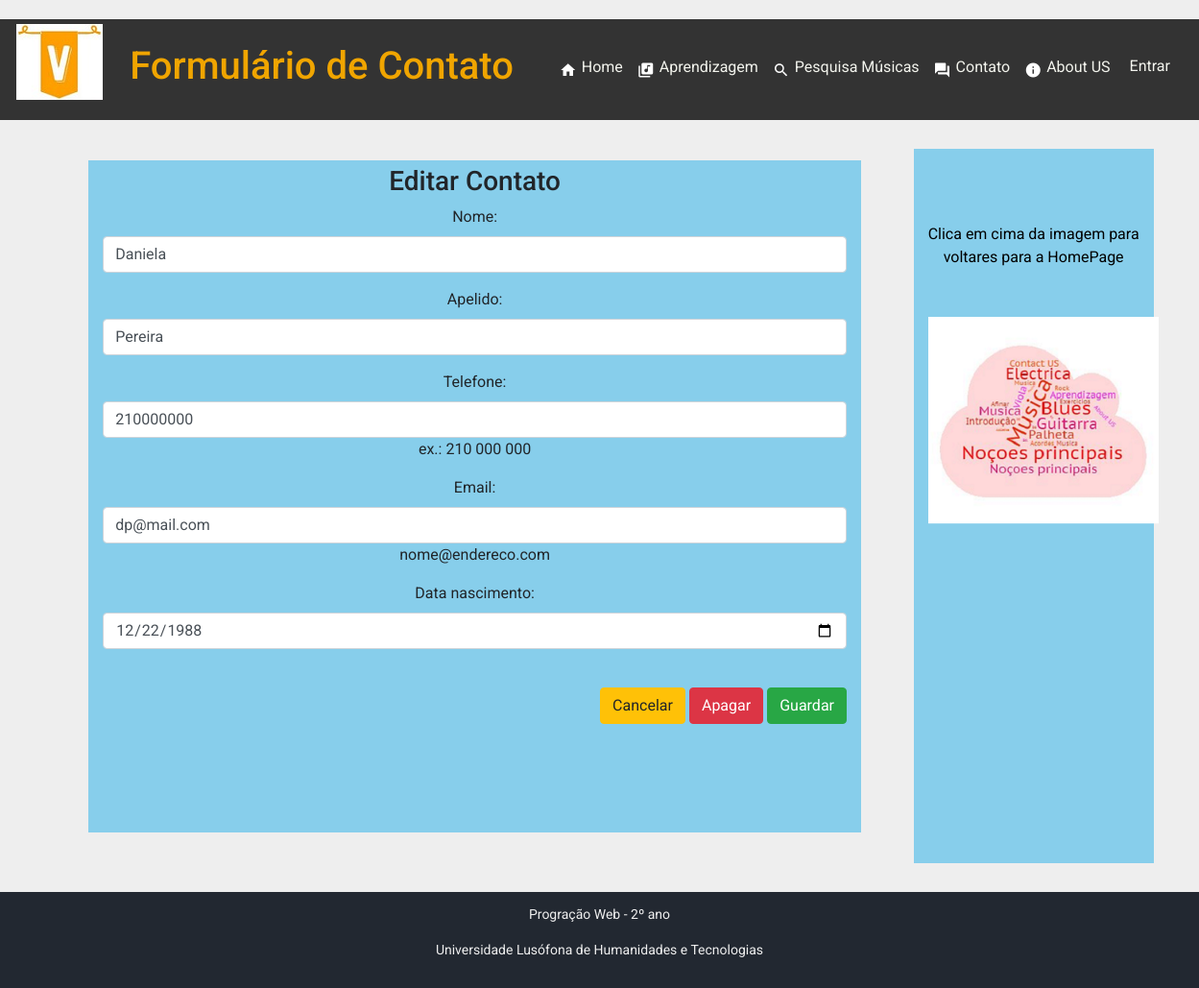
The page /editar_contato/9 on the database its author committed.
### website/models.py (models this page shows, shortened)
class Contato(models.Model):
    nome = models.CharField(max_length=64)
    apelido = models.CharField(max_length=64)
    telefone = models.CharField(max_length=15)
    email = models.EmailField(max_length=254)
    data_nascimento = models.DateField()
    aulas = models.ManyToManyField(Aula, blank=True, related_name="Contatos")
    criado = models.DateTimeField(auto_now_add=True)

### website/views.py (the view)
# urls.py: path('editar_contato/<int:contato_id>', views.editar_contato_page_view, name='editar_contato'),
def editar_contato_page_view(request, contato_id):
    contato = Contato.objects.get(id=contato_id)
    form = ContatoForm(request.POST or None, instance=contato)
    if form.is_valid():
        form.save()
        return HttpResponseRedirect(reverse('website:contatos'))
    context = {
        'titulo_pagina': 'Formulário de Contato',
        'form': form,
        'contato_id': contato_id
    }
    return render(request, 'website/editar_contato.html', context)

### website/forms.py
class ContatoForm(ModelForm):
    class Meta:
        model = Contato
        fields = '__all__'
        exclude = ['aulas']
        widgets = {
            'nome': forms.TextInput(attrs={'class': 'form-control', 'placeholder': 'Escreva o seu nome...'}),
            'apelido': forms.TextInput(attrs={'class': 'form-control', 'placeholder': 'Escreva o seu apelido...'}),
            'telefone': forms.TextInput(attrs={'class': 'form-control', 'placeholder': 'Escreva o número de telefone...'}),
            'email': forms.EmailInput(attrs={'class': 'form-control', 'placeholder': 'Escreva o seu email...'}),
            'data_nascimento': forms.DateInput(attrs={'class': 'form-control', 'type': 'date'}),
        }
        labels = {
            'nome': 'Nome',
            'apelido': 'Apelido',
            'telefone': 'Telefone',
            'email': 'Email',
        }
        help_texts = {
            'email': 'nome@endereco.com',
            'telefone': 'ex.: 210 000 000',
        }

### website/templates/website/editar_contato.html (shortened to what this page needs)
{%  extends 'website/base.html' %}
{% block main %}
    <section>
        <h3>Editar Contato</h3>
        <form method="POST" action="{% url 'website:editar_contato' contato_id %}">
		    {{ form.as_p }}
            <br>
            <input type="submit" value="Guardar" class="btn btn-success float-right" >
            <a href="{% url 'website:apagar_contato' contato_id %}" role="button" class="btn btn-danger float-right mr-1">Apagar</a>
            <a href="{% url 'website:contatos' %}" role="button" class="btn btn-warning float-right mr-1">Cancelar</a>
        </form>
    </section>
    <br><br><br>
{% endblock %}

### website/static/website/css/base.css (style rules this page uses)
* { font-family: 'Roboto', sans-serif; box-sizing: border-box; padding: 0; margin: 0; scroll-behavior: smooth; }
body { background: #eeeeee; display: grid; grid-template-columns: 3% auto 20% 3%; grid-template-rows: auto auto auto; grid-template-areas: "hd hd hd hd" ". main aside ." "footer footer footer footer"; row-gap: 10px; column-gap: 10px; }
h1, h2, h3, h4, h5 { font-style: normal; text-align: center; }

### rows shown on the page
Contato: nome "Daniela", apelido "Pereira", telefone "210000000", email "dp@mail.com", data_nascimento "12/22/1988"

### other values the page prints
{{ titulo_pagina }} "Formulário de Contato"
